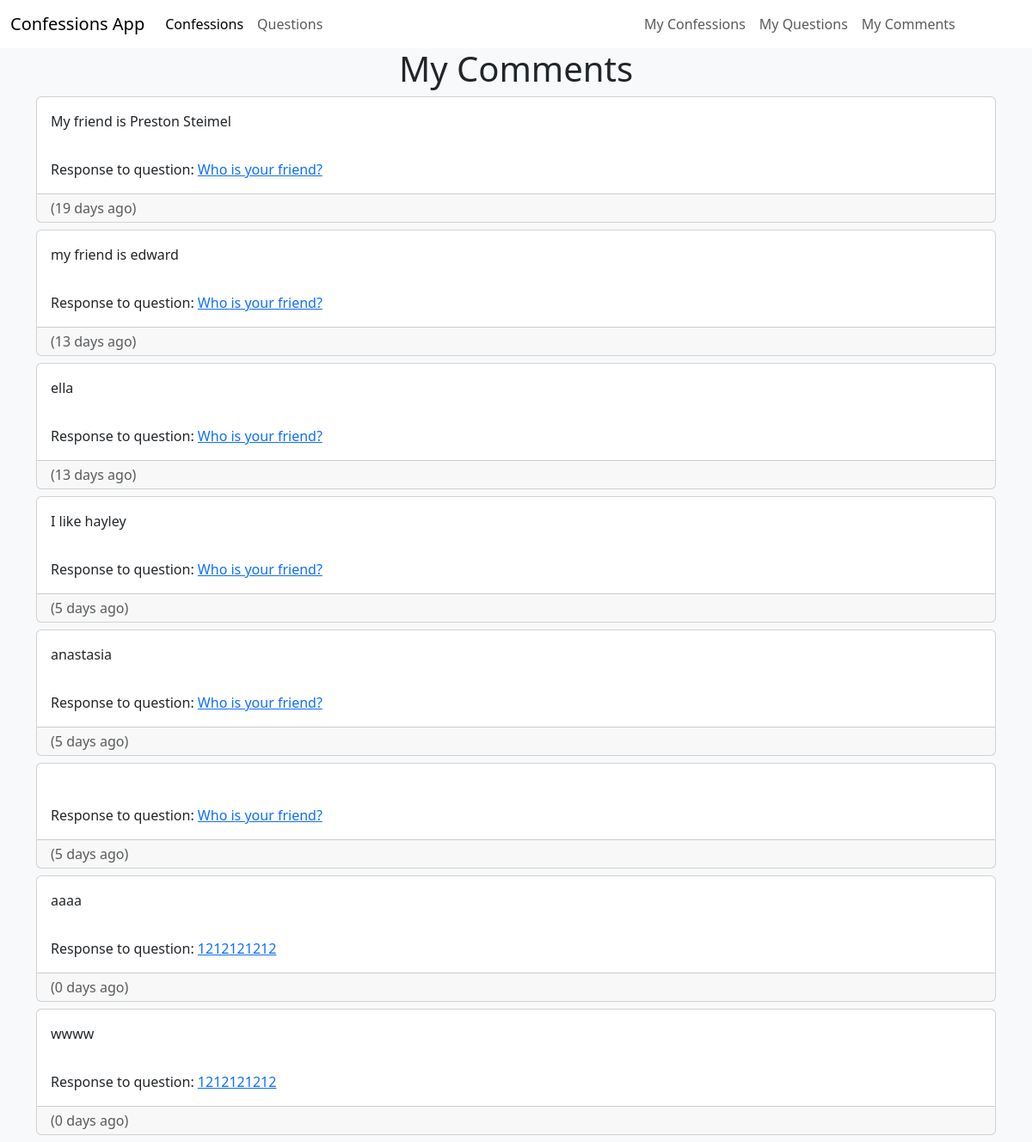
Before: /mycomments (signed in) with the older database file.
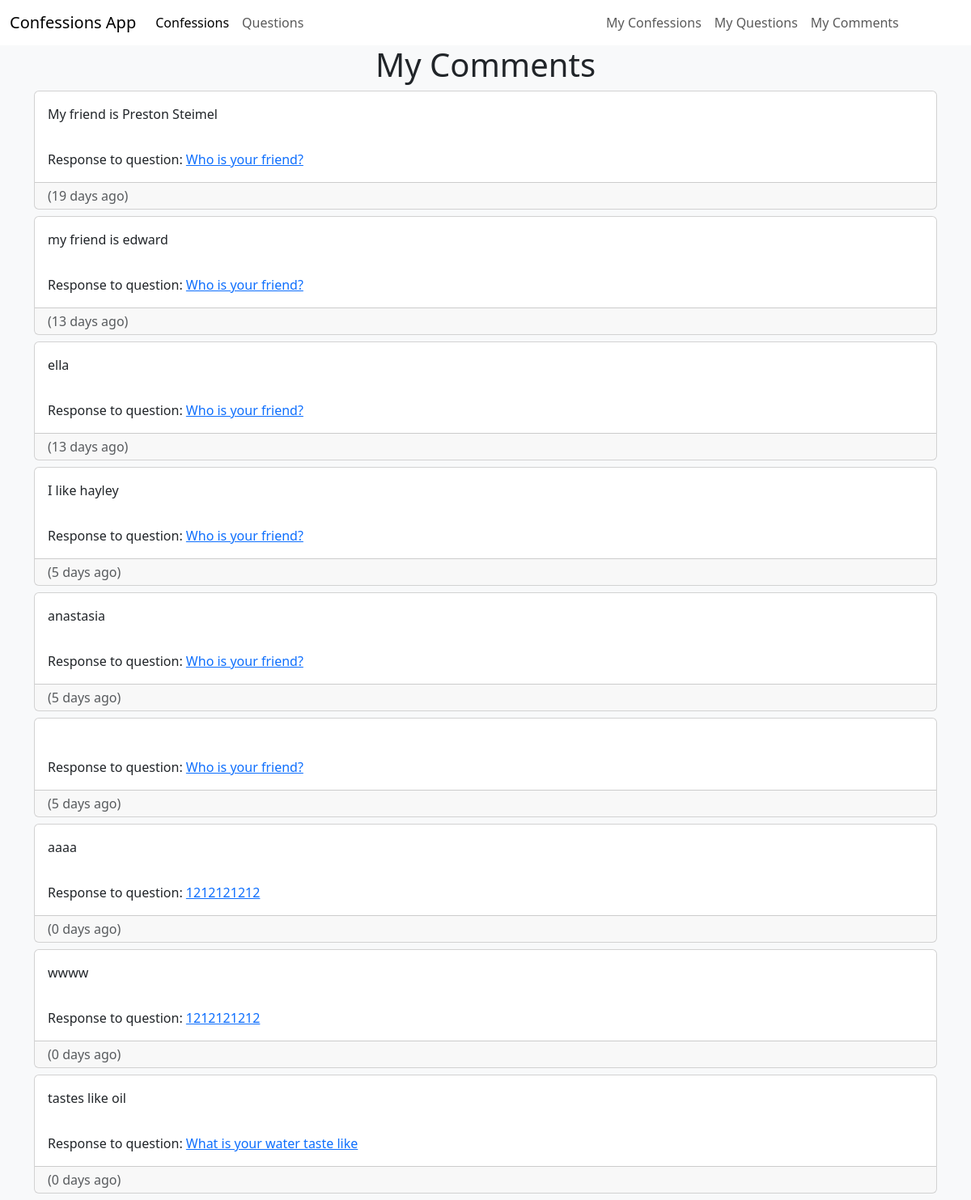
After: the same page with the newer database file.
### ConfessionsApp/models.py (models this page shows, shortened)
class Post(models.Model):
    owner = models.ForeignKey(User, on_delete=models.CASCADE)
    question = models.ForeignKey(Question, on_delete=models.CASCADE)
    post_text = models.CharField(max_length=255)
    date = models.DateTimeField(auto_now=True)
    @property
    def num_days_ago(self):
        today= timezone.now()
        return (today - self.date).days

class Question(models.Model):
    CATEGORIES = [
        ('CMPLN', 'Complaint'),
        ('FMLY', 'Family'),
        ('FRNDS', 'Friends'),
        ('HBBS', 'Hobbies'),
        ('LV', 'Love'),
        ('OTHR', 'Other'),
        ('SCHL', 'School'),
        ('SPRTS', 'Sports'),
    ]
    category = models.CharField(max_length=10, choices=CATEGORIES)
    owner = models.ForeignKey(User, on_delete=models.CASCADE)
    question_text = models.CharField(max_length=255)
    body = models.TextField()
    date = models.DateTimeField(auto_now_add=True)
    edited = models.BooleanField(default=False)
    edited_date = models.DateTimeField(auto_now=True)

### ConfessionsApp/views.py (the view)
# urls.py: path("mycomments", views.userComments, name="mycomments"),
@login_required
def userComments(request):
    user = request.user
    Comments = Post.objects.filter(owner=user)
    context = {
        'comments' : Comments,
    }
    return render(request, 'ConfessionsApp/userComments.html', context=context)

### ConfessionsApp/templates/ConfessionsApp/userComments.html (shortened to what this page needs)
{%extends 'ConfessionsApp/base.html'%}
{%block content%}
  <h1 class="text-center">My Comments</h1>
  <div class="container">
  {%for comment in comments%}
  <div class="card mt-2 mb-2">
    <span class="card-body">{{comment.post_text}}</span>
    <span class="card-body">
      Response to question: <a href="{%url 'ConfessionsApp:question' comment.question.id%}">{{comment.question.question_text}}</a>
    </span>
      <div class="card-footer py-1 submission-footer text-muted">
      <span class="card-text">
        {%if comment.num_days_ago != 1%}
          ({{comment.num_days_ago}} days ago)
        {%else%}
        ({{comment.num_days_ago}} day ago)
        {%endif%}
      </span>
    </div>
  </div>
  {%empty%}
  <p>You have posted no comments</p>
  {%endfor%}
{%endblock content%}

Changed rows visible on the page:
added Post: post_text "tastes like oil", question.question_text "What is your water taste like", num_days_ago "0"
